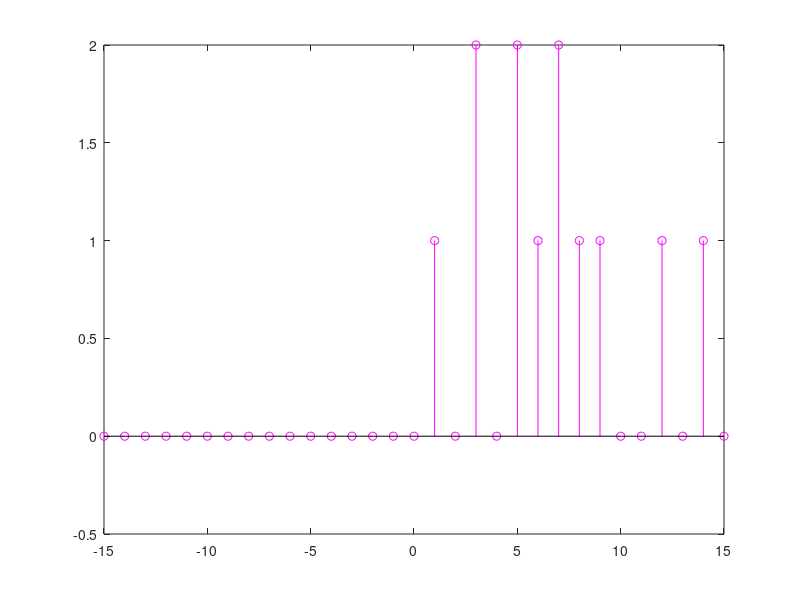
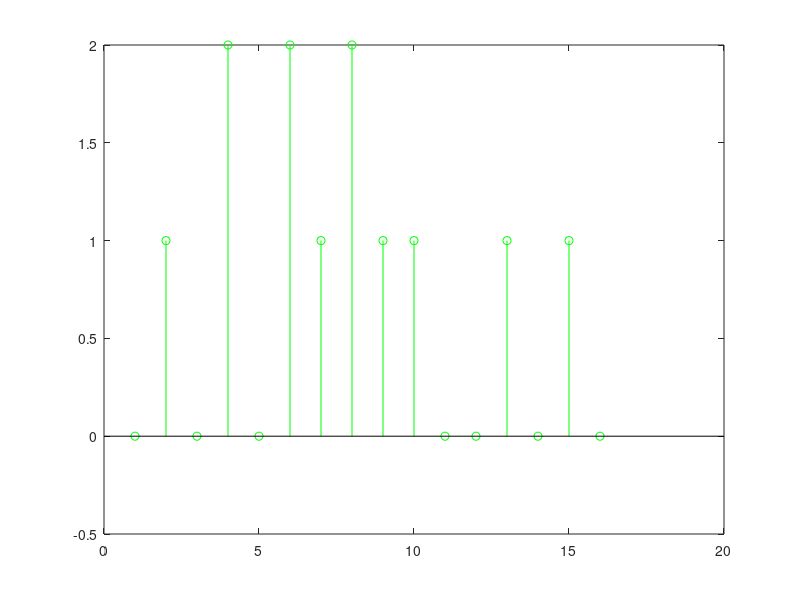

The MATLAB source for these figures, in order:
X = [ 0 0 0 1 0 1 0 1 1 1 0 0 0 0 1 0 ] ;
Y = [ 1 0 1 ] ;
tic;
[cross, lags] = xcorr(X,Y) ;
time = toc ;

figure
stem ( lags, cross , 'm' ) ;
disp ( 'Normal correlation: ' ) ;
disp ( time ) ;

tic;
fast_corr = ifft ( fft ( X ) .*conj ( fft( Y, 16 ) ) ) ;
time = toc ;

figure
stem ( fast_corr , 'g' ) ;
disp ( 'Fast correlation: ' ) ;
disp ( time ) ;
